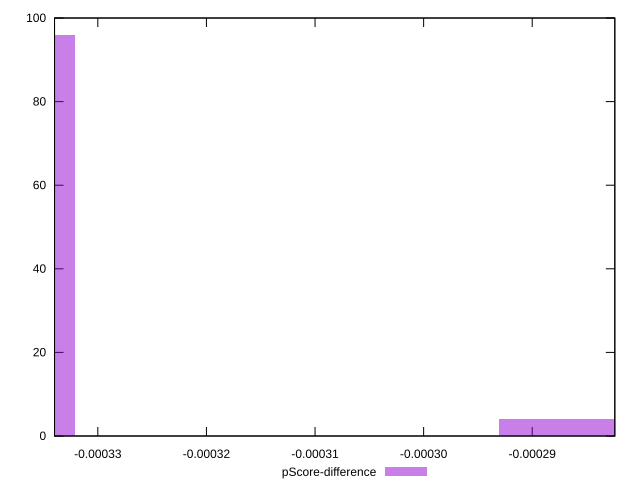

The script that saved this image:
reset

$pScoreDifference <<EOF
-0.00033863321052499557 96
-0.00028653579352115014 4
EOF

set key outside below
set boxwidth 0.000013024354250961369
set xrange [-0.00033398768412262747:-0.00028239403828367315]
set yrange [0:100]
set trange [0:100]
set style fill transparent solid 0.5 noborder
set terminal svg size 640, 490 enhanced background rgb 'white'
set output "report_00022_2021-02-20T12:08:46.964Z/uses-long-cache-ttl/samples/pages+cached+noadtech+nomedia/pScore-difference/histogram.svg"

plot $pScoreDifference title "pScore-difference" with boxes

reset
